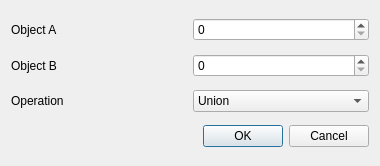
<?xml version="1.0" encoding="UTF-8"?>
<ui version="4.0">
 <class>CsgDialog</class>
 <widget class="QDialog" name="CsgDialog">
  <property name="geometry">
   <rect>
    <x>0</x>
    <y>0</y>
    <width>380</width>
    <height>166</height>
   </rect>
  </property>
  <property name="windowTitle">
   <string>Insert Compound Object</string>
  </property>
  <layout class="QVBoxLayout" name="verticalLayout">
   <item>
    <layout class="QHBoxLayout" name="horizontalLayout_2">
     <item>
      <widget class="QLabel" name="label">
       <property name="text">
        <string>Object A</string>
       </property>
      </widget>
     </item>
     <item>
      <widget class="QSpinBox" name="objASpn"/>
     </item>
    </layout>
   </item>
   <item>
    <layout class="QHBoxLayout" name="horizontalLayout_3">
     <item>
      <widget class="QLabel" name="label_2">
       <property name="text">
        <string>Object B</string>
       </property>
      </widget>
     </item>
     <item>
      <widget class="QSpinBox" name="objBSpn"/>
     </item>
    </layout>
   </item>
   <item>
    <layout class="QHBoxLayout" name="horizontalLayout">
     <item>
      <widget class="QLabel" name="label_3">
       <property name="text">
        <string>Operation</string>
       </property>
      </widget>
     </item>
     <item>
      <widget class="QComboBox" name="operationCB">
       <item>
        <property name="text">
         <string>Union</string>
        </property>
       </item>
       <item>
        <property name="text">
         <string>Intersection</string>
        </property>
       </item>
       <item>
        <property name="text">
         <string>Difference</string>
        </property>
       </item>
      </widget>
     </item>
    </layout>
   </item>
   <item>
    <widget class="QDialogButtonBox" name="buttonBox">
     <property name="orientation">
      <enum>Qt::Horizontal</enum>
     </property>
     <property name="standardButtons">
      <set>QDialogButtonBox::Cancel|QDialogButtonBox::Ok</set>
     </property>
    </widget>
   </item>
  </layout>
 </widget>
 <resources/>
 <connections>
  <connection>
   <sender>buttonBox</sender>
   <signal>accepted()</signal>
   <receiver>CsgDialog</receiver>
   <slot>accept()</slot>
   <hints>
    <hint type="sourcelabel">
     <x>248</x>
     <y>254</y>
    </hint>
    <hint type="destinationlabel">
     <x>157</x>
     <y>274</y>
    </hint>
   </hints>
  </connection>
  <connection>
   <sender>buttonBox</sender>
   <signal>rejected()</signal>
   <receiver>CsgDialog</receiver>
   <slot>reject()</slot>
   <hints>
    <hint type="sourcelabel">
     <x>316</x>
     <y>260</y>
    </hint>
    <hint type="destinationlabel">
     <x>286</x>
     <y>274</y>
    </hint>
   </hints>
  </connection>
 </connections>
</ui>
